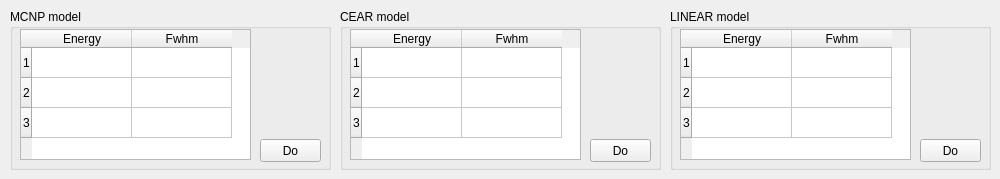
          <widget class="QWidget" name="tab_2">
           <attribute name="title">
            <string>Fwhm Calibration</string>
           </attribute>
           <widget class="QGroupBox" name="groupBox_10">
            <property name="geometry">
             <rect>
              <x>10</x>
              <y>9</y>
              <width>321</width>
              <height>161</height>
             </rect>
            </property>
            <property name="title">
             <string>MCNP model</string>
            </property>
            <widget class="QTableWidget" name="tableWidget">
             <property name="geometry">
              <rect>
               <x>10</x>
               <y>20</y>
               <width>231</width>
               <height>131</height>
              </rect>
             </property>
             <row>
              <property name="text">
               <string>1</string>
              </property>
             </row>
             <row>
              <property name="text">
               <string>2</string>
              </property>
             </row>
             <row>
              <property name="text">
               <string>3</string>
              </property>
             </row>
             <column>
              <property name="text">
               <string>Energy</string>
              </property>
             </column>
             <column>
              <property name="text">
               <string>Fwhm</string>
              </property>
             </column>
             <item row="0" column="0">
              <property name="text">
               <string/>
              </property>
             </item>
             <item row="0" column="1">
              <property name="text">
               <string/>
              </property>
             </item>
             <item row="1" column="0">
              <property name="text">
               <string/>
              </property>
             </item>
             <item row="1" column="1">
              <property name="text">
               <string/>
              </property>
             </item>
             <item row="2" column="0">
              <property name="text">
               <string/>
              </property>
             </item>
             <item row="2" column="1">
              <property name="text">
               <string/>
              </property>
             </item>
            </widget>
            <widget class="QPushButton" name="pbt_eva_fwhm_mc_do">
             <property name="geometry">
              <rect>
               <x>250</x>
               <y>130</y>
               <width>61</width>
               <height>23</height>
              </rect>
             </property>
             <property name="text">
              <string>Do</string>
             </property>
            </widget>
           </widget>
           <widget class="QGroupBox" name="groupBox_11">
            <property name="geometry">
             <rect>
              <x>340</x>
              <y>9</y>
              <width>321</width>
              <height>161</height>
             </rect>
            </property>
            <property name="title">
             <string>CEAR model</string>
            </property>
            <widget class="QTableWidget" name="table_eva_fwhm_cr">
             <property name="geometry">
              <rect>
               <x>10</x>
               <y>20</y>
               <width>231</width>
               <height>131</height>
              </rect>
             </property>
             <row>
              <property name="text">
               <string>1</string>
              </property>
             </row>
             <row>
              <property name="text">
               <string>2</string>
              </property>
             </row>
             <row>
              <property name="text">
               <string>3</string>
              </property>
             </row>
             <column>
              <property name="text">
               <string>Energy</string>
              </property>
             </column>
             <column>
              <property name="text">
               <string>Fwhm</string>
              </property>
             </column>
             <item row="0" column="0">
              <property name="text">
               <string/>
              </property>
             </item>
             <item row="0" column="1">
              <property name="text">
               <string/>
              </property>
             </item>
             <item row="1" column="0">
              <property name="text">
               <string/>
              </property>
             </item>
             <item row="1" column="1">
              <property name="text">
               <string/>
              </property>
             </item>
             <item row="2" column="0">
              <property name="text">
               <string/>
              </property>
             </item>
             <item row="2" column="1">
              <property name="text">
               <string/>
              </property>
             </item>
            </widget>
            <widget class="QPushButton" name="pbt_eva_fwhm_cr_do">
             <property name="geometry">
              <rect>
               <x>250</x>
               <y>130</y>
               <width>61</width>
               <height>23</height>
              </rect>
             </property>
             <property name="text">
              <string>Do</string>
             </property>
            </widget>
           </widget>
           <widget class="QGroupBox" name="groupBox_12">
            <property name="geometry">
             <rect>
              <x>670</x>
              <y>9</y>
              <width>321</width>
              <height>161</height>
             </rect>
            </property>
            <property name="title">
             <string>LINEAR model</string>
            </property>
            <widget class="QTableWidget" name="table_eva_fwhm_ln">
             <property name="geometry">
              <rect>
               <x>10</x>
               <y>20</y>
               <width>231</width>
               <height>131</height>
              </rect>
             </property>
             <row>
              <property name="text">
               <string>1</string>
              </property>
             </row>
             <row>
              <property name="text">
               <string>2</string>
              </property>
             </row>
             <row>
              <property name="text">
               <string>3</string>
              </property>
             </row>
             <column>
              <property name="text">
               <string>Energy</string>
              </property>
             </column>
             <column>
              <property name="text">
               <string>Fwhm</string>
              </property>
             </column>
             <item row="0" column="0">
              <property name="text">
               <string/>
              </property>
             </item>
             <item row="0" column="1">
              <property name="text">
               <string/>
              </property>
             </item>
             <item row="1" column="0">
              <property name="text">
               <string/>
              </property>
             </item>
             <item row="1" column="1">
              <property name="text">
               <string/>
              </property>
             </item>
             <item row="2" column="0">
              <property name="text">
               <string/>
              </property>
             </item>
             <item row="2" column="1">
              <property name="text">
               <string/>
              </property>
             </item>
            </widget>
            <widget class="QPushButton" name="pbt_eva_fwhm_ln_do">
             <property name="geometry">
              <rect>
               <x>250</x>
               <y>130</y>
               <width>61</width>
               <height>23</height>
              </rect>
             </property>
             <property name="text">
              <string>Do</string>
             </property>
            </widget>
           </widget>
          </widget>
